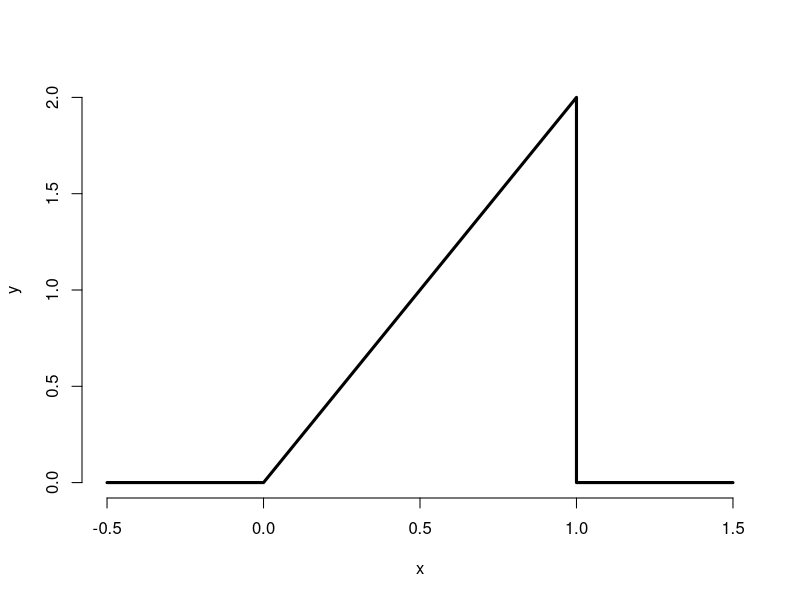

Generate this figure with R:
## ---- chunk 1
x <- c(-0.5, 0, 1, 1, 1.5); y <- c( 0, 0, 2, 0, 0)
plot(x, y, lwd = 3, frame = FALSE, type = "l")

pbeta(0.75,2,1) ### beta distribution, pbeta gives Pr of being <0.75 from a beta distribution
